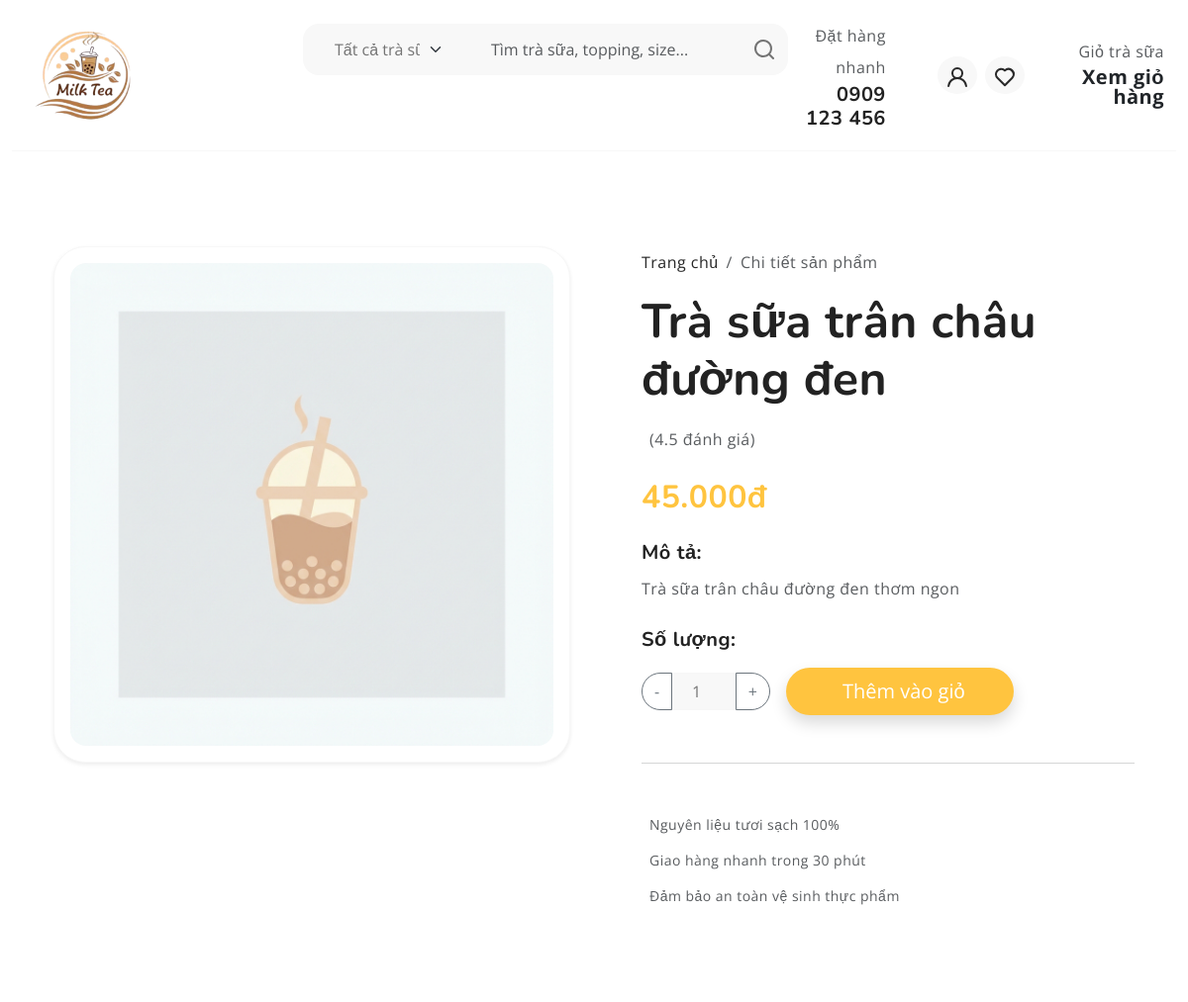
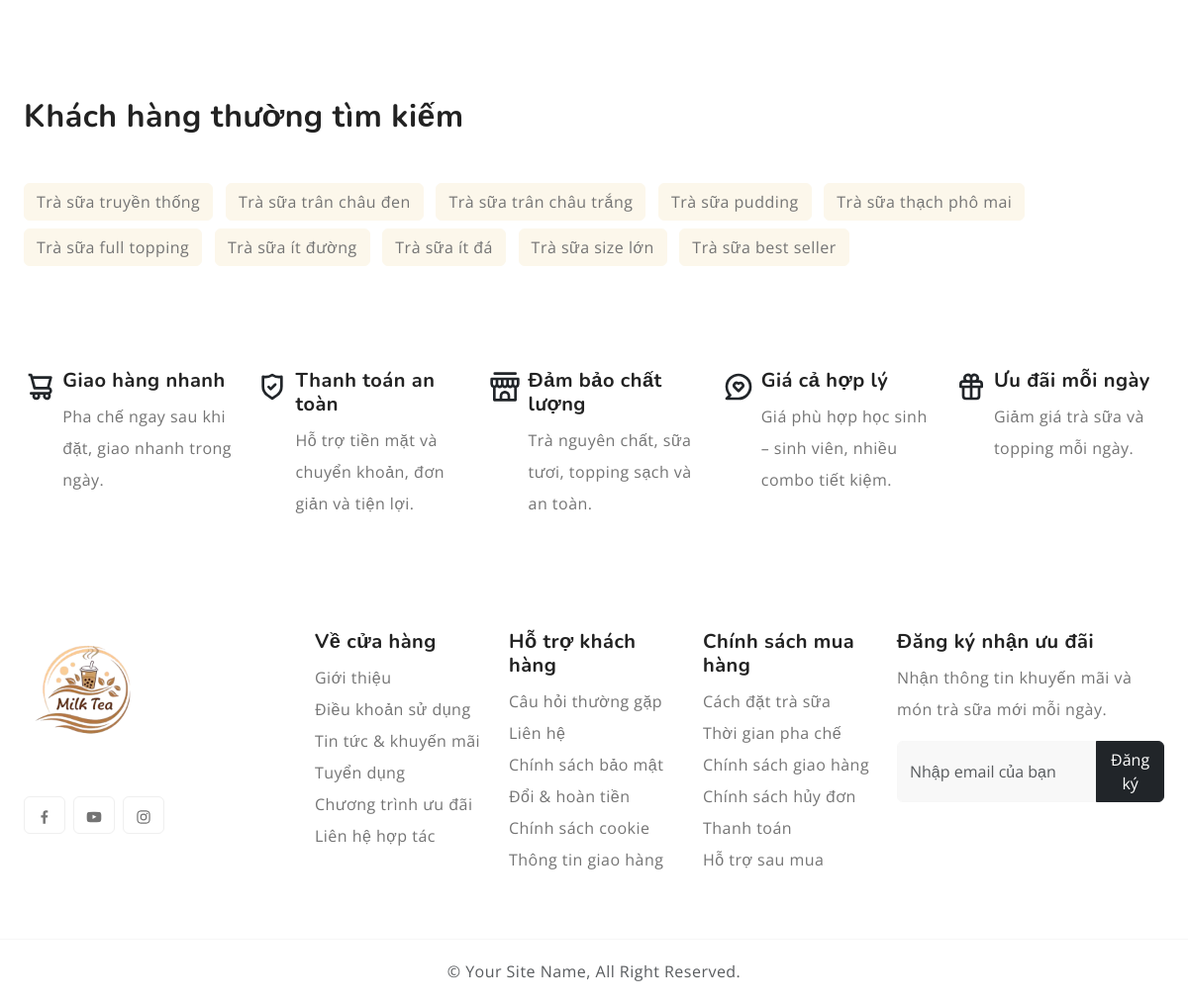
Page /product-detail?id=1 on the committed database (2 pictures, top to bottom).
### tables this page shows
CREATE TABLE `product` (
  `product_id` int NOT NULL,
  `product_name` varchar(150) NOT NULL,
  `price` decimal(10,2) NOT NULL,
  `description` text,
  `image_url` varchar(255) DEFAULT 'default.png',
  `category_id` int DEFAULT NULL,
  `stock_quantity` int DEFAULT 100
);

### controller/client/HomeController.php (called while the page is built, shortened)
<?php
class HomeController extends \Controller
{
    public function productDetail()
    {
        $id = $_GET['id'] ?? null;
        $productModel = new \Product();
        $product = $productModel->getById($id);
        $this->loadView('client/home/detail.php', ['product' => $product]);
    }
}

### index.php (called while the page is built, shortened)
<?php
$router = new Router();
$router->dispatch();
?>

### entity/Model.php (called while the page is built, shortened)
<?php
require_once __DIR__ . '/../database/connect.php';
class Model
{
    protected $table;
    protected $primaryKey;
    protected $conn;
    public function __construct()
    {
        global $conn;
        $this->conn = $conn;
    }
    public function getById($id)
    {
        $sql = "SELECT * FROM `{$this->table}` WHERE {$this->primaryKey} = :id";
        $stmt = $this->conn->prepare($sql);
        $stmt->bindParam(':id', $id, PDO::PARAM_INT);
        $stmt->execute();
        return $stmt->fetch(PDO::FETCH_ASSOC);
    }
}

### database/config.php (called while the page is built, shortened)
<?php
function asset_url($path)
{
    $path = ltrim($path, '/');
    return BASE_URL . 'public/' . $path;
}
function get_product_image_url($image = null)
{
    $paths = [
        'public/images/' . $image,
        'public/client/images/' . $image,
    ];
    foreach ($paths as $relPath) {
        $fullPath = __DIR__ . '/../' . $relPath;
    }
    return asset_url('images/default.png');
}

### view/client/home/detail.php (the view, shortened to what this page needs)
<?php
include __DIR__ . '/../template/header.php';
?>
<section class="py-5">
    <div class="container my-5">
        <div class="row g-5">
            <div class="col-md-6">
                <div class="product-image-container p-3 border rounded-5 bg-white shadow-sm">
                    <img src="<?php echo get_product_image_url($product['image_url']); ?>"
                        class="img-fluid rounded-4 w-100"
                        alt="<?php echo htmlspecialchars($product['product_name']); ?>"
                        style="max-height: 500px; object-fit: cover;">
                </div>
            </div>
            <div class="col-md-6">
                <div class="ps-md-4">
                    <nav aria-label="breadcrumb">
                        <ol class="breadcrumb">
                            <li class="breadcrumb-item"><a href="<?php echo BASE_URL; ?>"
                                    class="text-decoration-none">Trang chủ</a></li>
                            <li class="breadcrumb-item active" aria-current="page">Chi tiết sản phẩm</li>
                        </ol>
                    </nav>
                    <h1 class="display-5 fw-bold mb-3"><?php echo htmlspecialchars($product['product_name']); ?></h1>
                    <div class="d-flex align-items-center mb-4">
                        <span class="text-muted">(4.5 đánh giá)</span>
                    </div>
                    <h2 class="text-primary fw-bold mb-4"><?php echo number_format($product['price'], 0, ',', '.'); ?>đ
                    </h2>
                    <div class="mb-4">
                        <h5 class="fw-bold">Mô tả:</h5>
                        <p class="text-muted leading-relaxed">
                            <?php echo nl2br(htmlspecialchars($product['description'] ?? 'Chưa có mô tả cho sản phẩm này.')); ?>
                        </p>
                    </div>
                    <div class="mb-4">
                        <h5 class="fw-bold mb-3">Số lượng:</h5>
                        <form action="<?php echo BASE_URL; ?>cart/add" method="POST"
                            class="d-flex align-items-center gap-3">
                            <div class="input-group" style="width: 130px;">
                                <button class="btn btn-outline-secondary rounded-start-pill" type="button"
                                    onclick="decrementQty()">-</button>
                                <input type="number" id="quantity_input" name="quantity"
                                    class="form-control text-center bg-light border-x-0" value="1" min="1">
                                <button class="btn btn-outline-secondary rounded-end-pill" type="button"
                                    onclick="incrementQty()">+</button>
                            </div>
                            <button type="submit" class="btn btn-primary btn-lg px-5 rounded-pill shadow">
                                <i class="bi bi-cart-plus me-2"></i>Thêm vào giỏ
                            </button>
                        </form>
                    </div>
                    <hr class="my-5 text-muted">
                    <div class="d-flex flex-column gap-2 text-muted small">
                        <span><i class="bi bi-check2-circle me-2 text-success"></i>Nguyên liệu tươi sạch 100%</span>
                        <span><i class="bi bi-truck me-2 text-success"></i>Giao hàng nhanh trong 30 phút</span>
                        <span><i class="bi bi-shield-check me-2 text-success"></i>Đảm bảo an toàn vệ sinh thực
                            phẩm</span>
                    </div>
                </div>
            </div>
        </div>
    </div>
</section>
<?php
include __DIR__ . '/../template/footer.php';
?>

### public/client/style.css (style rules this page uses)
:root { --header-height: 160px; --header-height-min: 80px; }
:root { --accent-color: #FFC43F; --dark-color: #222222; --light-dark-color: #727272; --light-color: #fff; --grey-color: #dbdbdb; --light-grey-color: #fafafa; --primary-color: #6995B1; --light-primary-color: #eef1f3; }
:root { --body-font: "Open Sans", sans-serif; --heading-font: "Nunito", sans-serif; }
body { --bs-link-color: #333; --bs-link-hover-color: #333; --bs-link-color-rgb: 40, 40, 40; --bs-link-hover-color-rgb: 0, 0, 0; --bs-light-rgb: 248, 248, 248; --bs-font-sans-serif: "Open Sans", sans-serif; --bs-body-font-family: var(--bs-font-sans-serif); --bs-body-font-size: 1rem; --bs-body-font-weight: 400; --bs-body-line-height: 2; --bs-body-color: #747474; --bs-primary: #FFC43F; --bs-primary-rgb: 255, 196, 63; --bs-success: #a3be4c; --bs-success-rgb: 163, 190, 76; --bs-primary-bg-subtle: #FFF9EB; --bs-success-bg-subtle: #eef5e5; --bs-border-color: #F7F7F7; --bs-secondary-rgb: 230, 243, 251; --bs-danger-rgb: 249, 235, 231; --bs-warning-rgb: 255, 249, 235; --bs-info-rgb: 230, 243, 250; }
.btn-primary { --bs-btn-color: #fff; --bs-btn-bg: #ffc43f; --bs-btn-border-color: transparent; --bs-btn-hover-color: #fff; --bs-btn-hover-bg: #f7a422; --bs-btn-hover-border-color: transparent; --bs-btn-focus-shadow-rgb: 49, 132, 253; --bs-btn-active-color: #fff; --bs-btn-active-bg: #ffc43f; --bs-btn-active-border-color: transparent; --bs-btn-active-shadow: inset 0 3px 5px rgba(0, 0, 0, 0.125); --bs-btn-disabled-color: #fff; --bs-btn-disabled-bg: #d3d7dd; --bs-btn-disabled-border-color: transparent; }
body { letter-spacing: 0.03em; }
h1, h2, h3, h4, h5, h6 { font-family: var(--heading-font); color: var(--dark-color); font-weight: 700; }
.display-1, .display-2, .display-3, .display-4, .display-5, .display-6 { font-weight: 700; }
.container, .container-fluid, .container-lg, .container-md, .container-sm, .container-xl, .container-xxl { --bs-gutter-x: 3rem; }

### rows in the picture
product: product_name "Trà sữa trân châu đường đen", price "45.000", description "Trà sữa trân châu đường đen thơm ngon"
